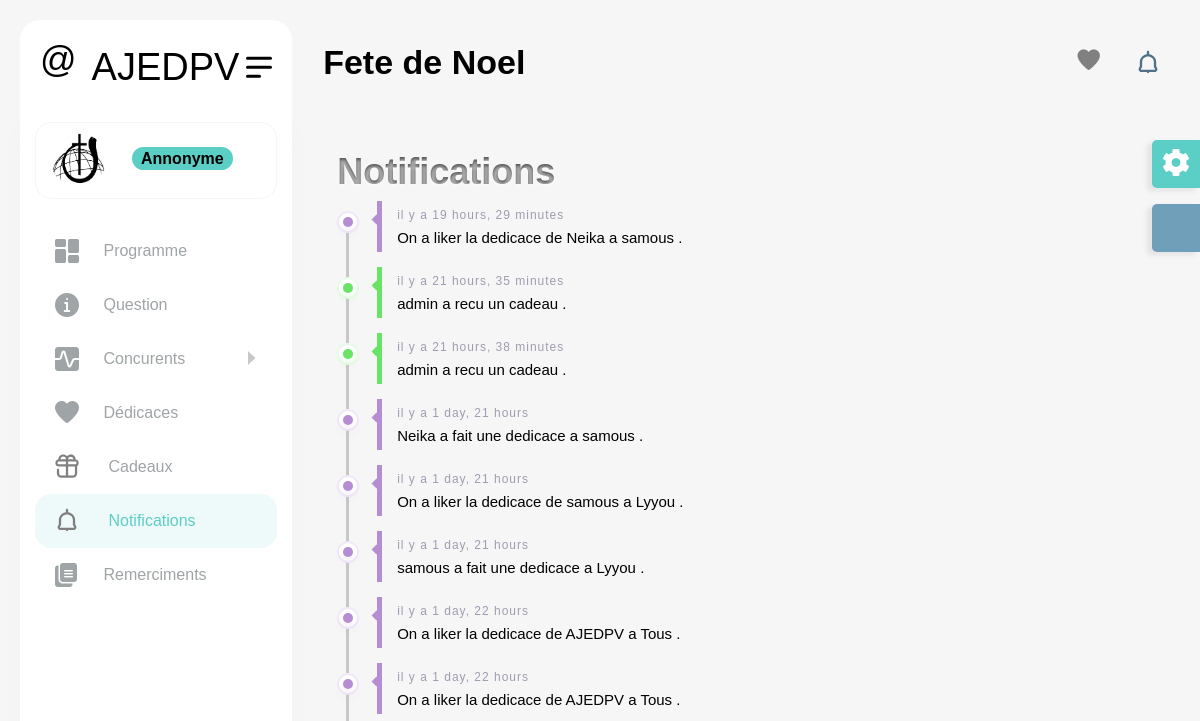
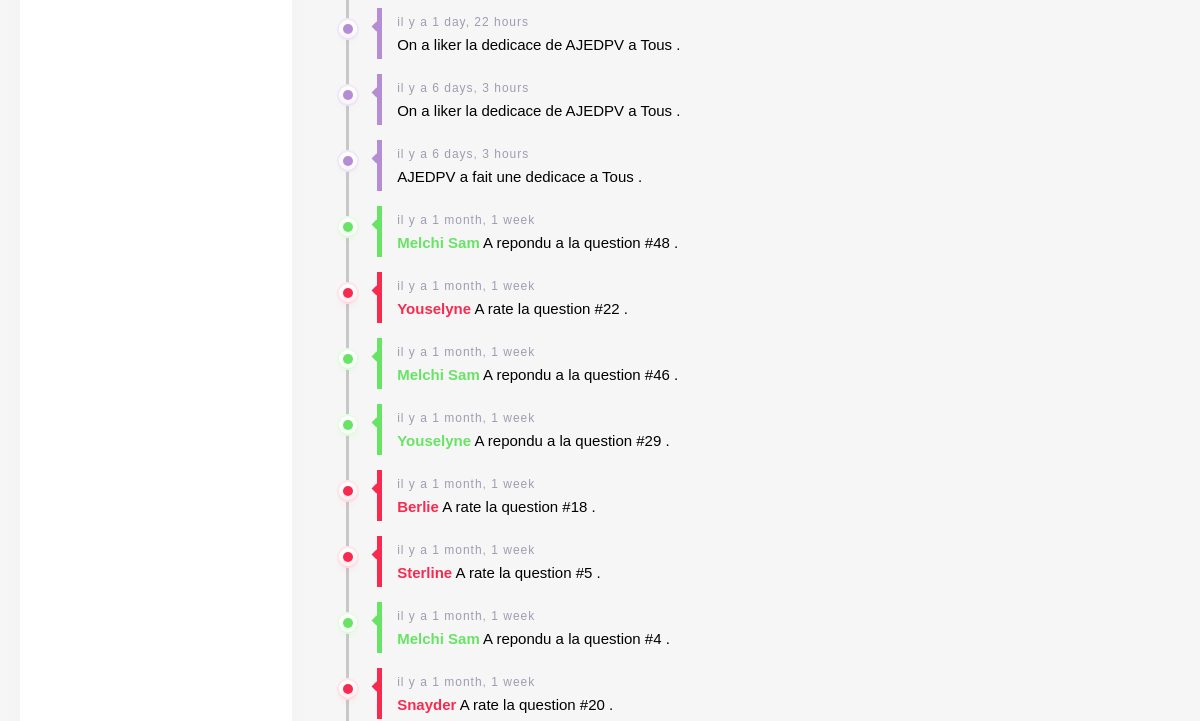
/notifications (upper part), run on an earlier commit of the app's database (2 pictures, top to bottom).
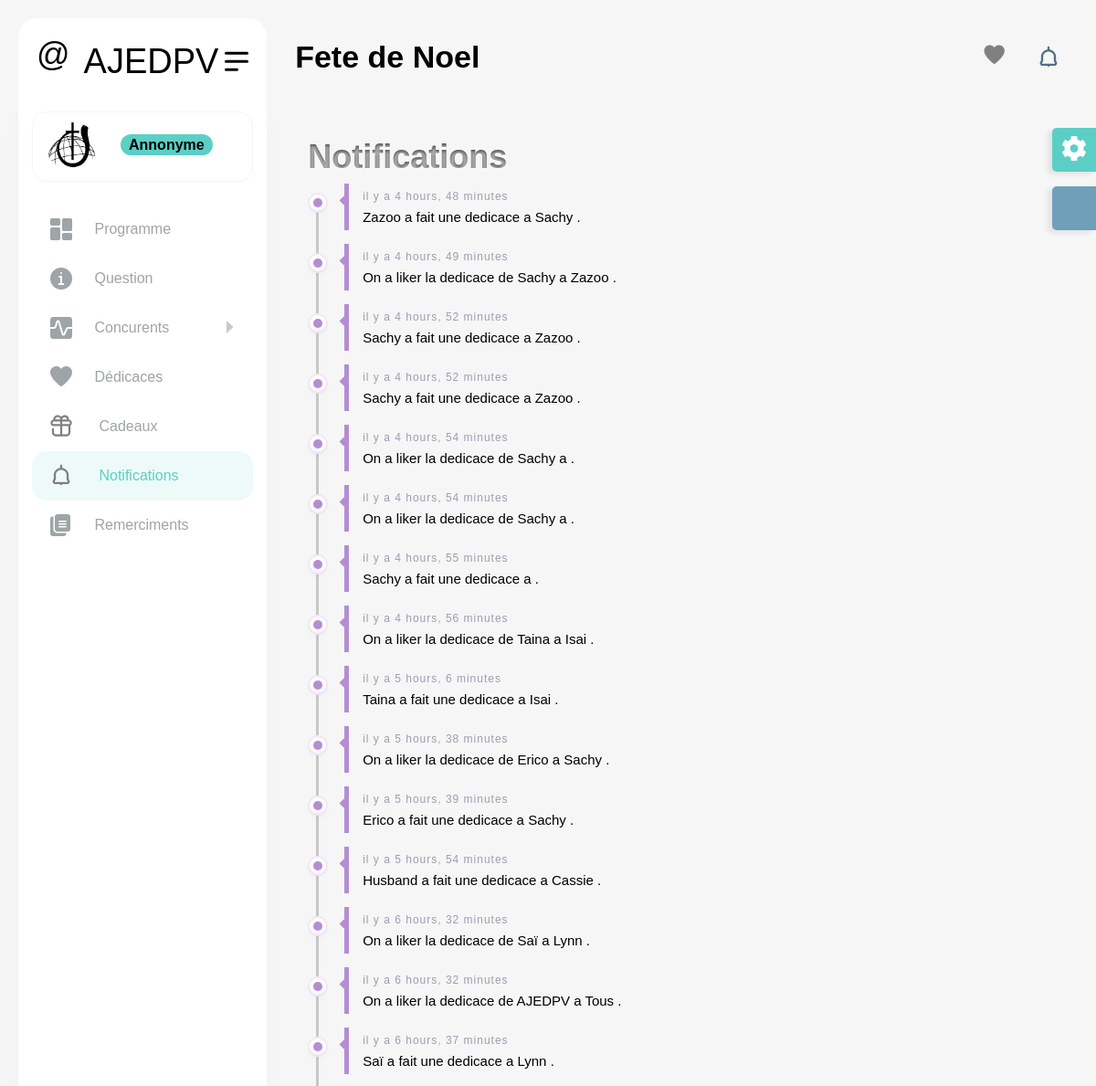
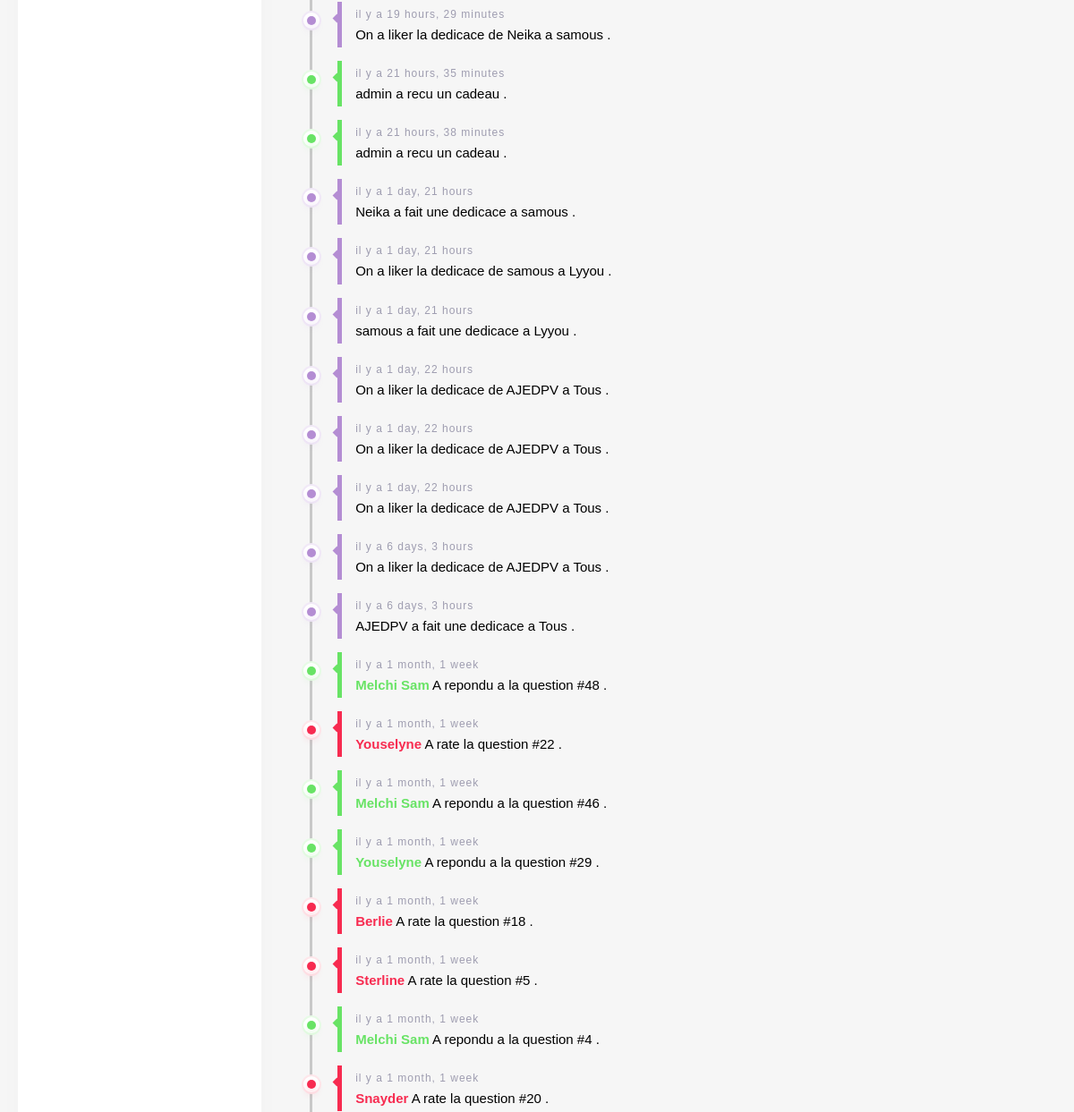
And on a later commit of the database (2 pictures, top to bottom).
### core/models.py (models this page shows, shortened)
class Notification(models.Model):
    responsible= models.ForeignKey(Concurent,on_delete=models.CASCADE,null=True,blank=True)
    message=models.TextField()
    date=models.DateTimeField(auto_now_add=True)
    level=models.CharField(max_length=1,choices=CHOICES_LABEL)

class Concurent(models.Model):
    nom=models.CharField(max_length=50,unique=True)
    prenom=models.CharField(max_length=50,unique=True)
    age=models.IntegerField()
    pointCum=models.DecimalField(max_digits=9000,decimal_places=2,default=0)
    id_fake=models.CharField(max_length=50,default='2389A1')
    profile=models.ImageField(null=True)

### core/views.py (the view)
# urls.py: path('notifications',notifications,name='notifications'),
def notifications(request):
    return render(request,'notifications.html',{'notifs':Notification.objects.order_by('-date')})

### core/context_processors.py (called while the page is built)
def cart(request):
    concurents= Concurent.objects.all()
    dedicaces= Dedicace.objects.filter(show=True).order_by('-date')[:5]
    notification=Notification.objects.all().order_by('-date')[:5]
    context={'concurents':concurents
    ,
    'dedicaces':dedicaces,
    'notifications':notification,
    }
    return context

### templates/notifications.html (shortened to what this page needs)
{% extends 'base.html' %} {% load static %} {% block 'body' %}
<div class="col-xl-12">
    <div class="">
        <div class="" style="margin-bottom:50px ;">
            <div id="dlab_W_TimeLine02" class="widget-timeline dlab-scroll style-1 ps ps--active-y p-3 ">
                <h1 style="  background-color: #565656;
                        color: transparent;
                        text-shadow: 0px 2px 3px rgba(255,255,255,0.5);
                        -webkit-background-clip: text;
                           -moz-background-clip: text;
                                background-clip: text;font-weight: 900;"> Notifications
                </h1>
                <ul class="timeline">
                    {% for x in notifs %}
                    <li>
                        <div class="timeline-badge {{x.get_level_display}}"></div>
                        <a class="timeline-panel text-muted" href="javascript:void(0);">
                            <span>il y a {{x.date|timesince}}</span>
                            <h6 class="mb-0"> <strong class="text-{{x.get_level_display}}"> {{x.responsible.prenom}}</strong> {{ x.message }} .
                            </h6>
                        </a>
                    </li>
                    {% endfor %}
                </ul>
            </div>
        </div>
    </div>
</div>
{% endblock %}

What changed in the data, as far as the page shows it:
added Notification: date "4 hours, 48 minutes", message "Zazoo a fait une dedicace a Sachy"
added Notification: date "4 hours, 49 minutes", message "On a liker la dedicace de Sachy a Zazoo"
added Notification: date "4 hours, 52 minutes", message "Sachy a fait une dedicace a Zazoo"
added Notification: date "4 hours, 52 minutes", message "Sachy a fait une dedicace a Zazoo"
added Notification: date "4 hours, 54 minutes", message "On a liker la dedicace de Sachy a"
added Notification: date "4 hours, 54 minutes", message "On a liker la dedicace de Sachy a"
added Notification: date "4 hours, 55 minutes", message "Sachy a fait une dedicace a"
added Notification: date "4 hours, 56 minutes", message "On a liker la dedicace de Taina a Isai"
added Notification: date "5 hours, 6 minutes", message "Taina a fait une dedicace a Isai"
added Notification: date "5 hours, 38 minutes", message "On a liker la dedicace de Erico a Sachy"
added Notification: date "5 hours, 39 minutes", message "Erico a fait une dedicace a Sachy"
added Notification: date "5 hours, 54 minutes", message "Husband a fait une dedicace a Cassie"
added Notification: date "6 hours, 32 minutes", message "On a liker la dedicace de Saï a Lynn"
added Notification: date "6 hours, 32 minutes", message "On a liker la dedicace de AJEDPV a Tous"
added Notification: date "6 hours, 37 minutes", message "Saï a fait une dedicace a Lynn"
